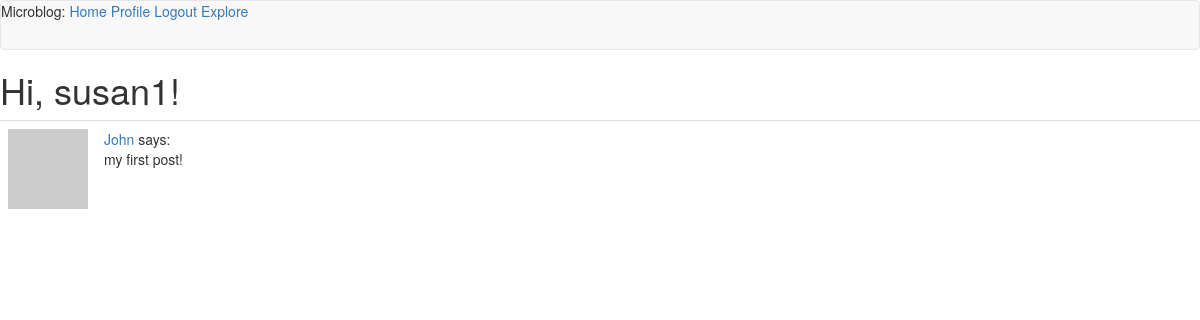
The page /explore (signed in) on the database as committed earlier.
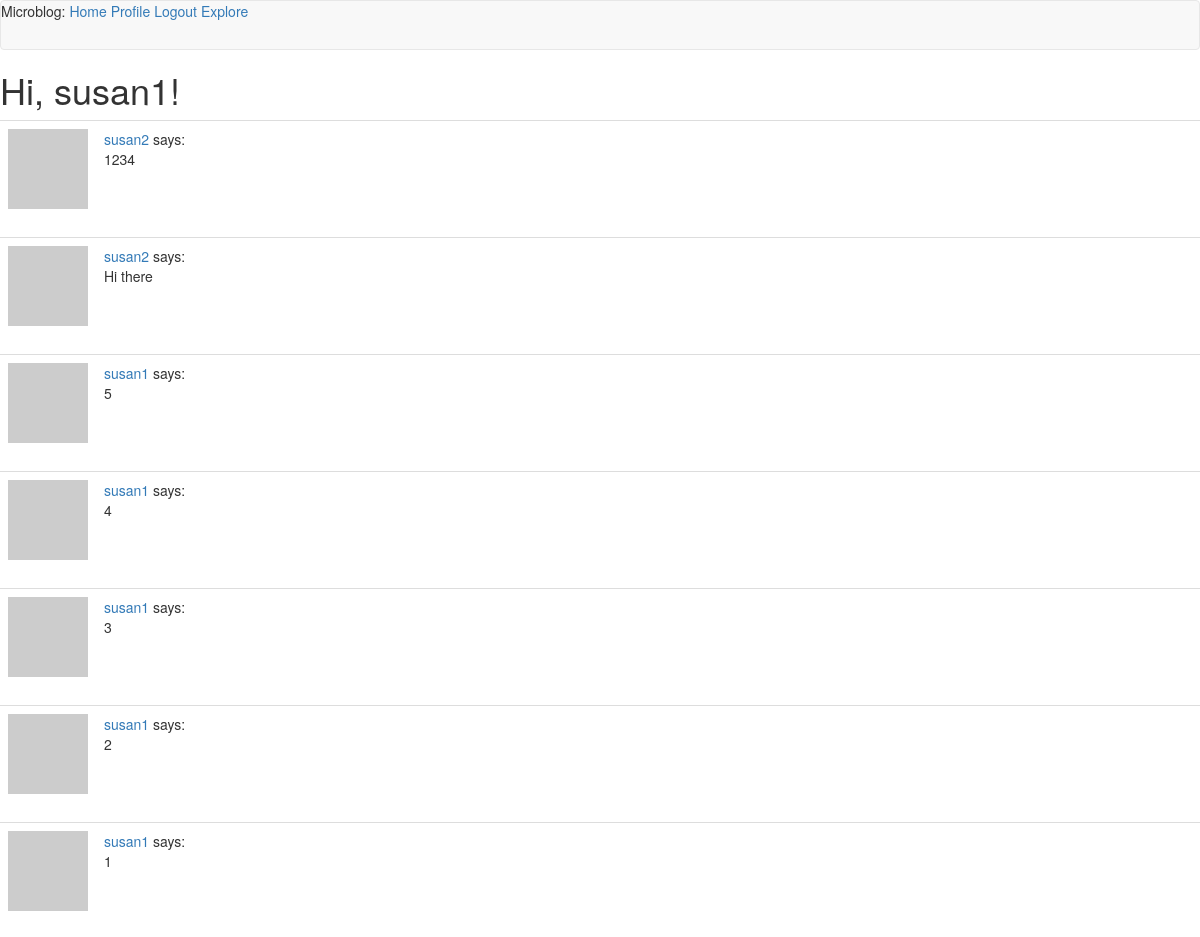
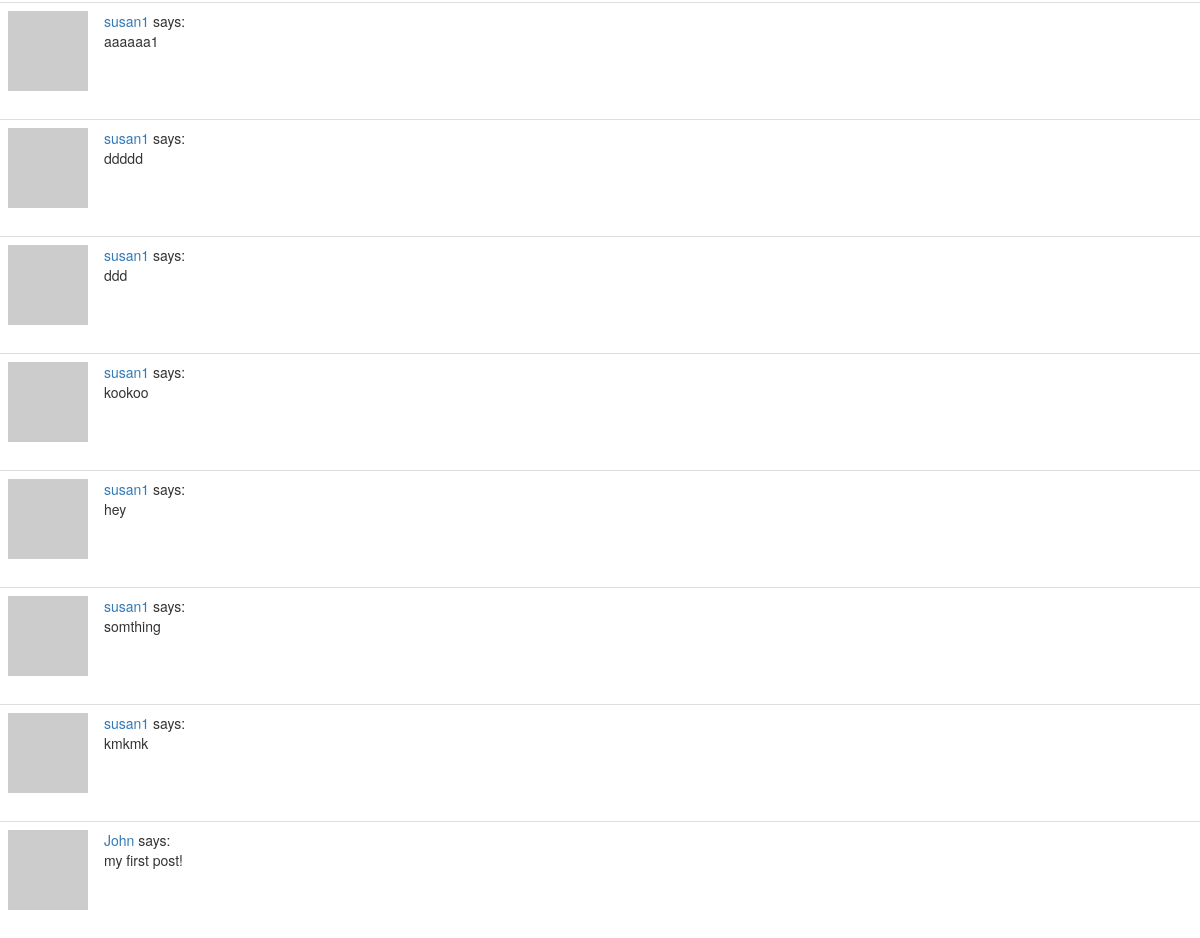
The same page on the database as committed later (2 pictures, top to bottom).
### app/models.py (models this page shows, shortened)
class User(UserMixin, db.Model):
    id = db.Column(db.Integer, primary_key=True)
    username = db.Column(db.String(64), index=True, unique=True)
    email = db.Column(db.String(120), index=True, unique=True)
    password_hash = db.Column(db.String(128))
    posts = db.relationship('Post', backref='author', lazy='dynamic')
    def avatar(self, size):
        digest = md5(self.email.lower().encode('utf-8')).hexdigest()
        return 'https://www.gravatar.com/avatar/{}?d=identicon&s={}'.format(
            digest, size)
    about_me = db.Column(db.String(140))
    last_seen = db.Column(db.DateTime, default=datetime.utcnow)
    followed = db.relationship(
        'User', secondary=followers,
        primaryjoin=(followers.c.follower_id == id),
        secondaryjoin=(followers.c.followed_id == id),
        backref=db.backref('followers', lazy='dynamic'), lazy='dynamic')

class Post(db.Model):
    id = db.Column(db.Integer, primary_key=True)
    body = db.Column(db.String(140))
    timestamp = db.Column(db.DateTime, index=True, default=datetime.utcnow)
    user_id = db.Column(db.Integer, db.ForeignKey('user.id'))

### app/routes.py (the view)
@app.route('/explore')
@login_required
def explore():
    page = request.args.get('page', 1, type=int)
    posts = Post.query.order_by(Post.timestamp.desc()).paginate(
        page, app.config['POSTS_PER_PAGE'], False)
    next_url = url_for('explore', page=posts.next_num) \
        if posts.has_next else None
    prev_url = url_for('explore', page=posts.prev_num) \
        if posts.has_prev else None
    return render_template("index.html", title='Explore', posts=posts.items,
                          next_url=next_url, prev_url=prev_url)

### app/models.py (called while the page is built)
@login.user_loader
def load_user(id):
    return User.query.get(int(id))

### app/routes.py (called while the page is built)
@app.before_request
def before_request():
    if current_user.is_authenticated:
        current_user.last_seen = datetime.utcnow()
        db.session.commit()

### app/templates/index.html (shortened to what this page needs)
{% extends "base.html" %}
{% block content %}
    <h1>Hi, {{ current_user.username }}!</h1>
    {% for post in posts %}
        {% include '_post.html' %}
    {% endfor %}
{% endblock %}

### app/templates/base.html (shortened to what this page needs)
{% extends 'bootstrap/base.html' %}
{% block navbar %}
    <nav class="navbar navbar-default">
            Microblog:
            <a href="{{ url_for('index') }}">Home</a>
            {% if current_user.is_anonymous %}
            <a href="{{ url_for('login') }}">Login</a>
            {% else %}
            <a href="{{ url_for('user', username=current_user.username) }}">Profile</a>
            <a href="{{ url_for('logout') }}">Logout</a>
            <a href="{{ url_for('explore') }}">Explore</a>
            {% endif %}
    </nav>
    {% endblock %}

### app/templates/_post.html
<table class="table table-hover">
    <tr>
        <td width="70px">
            <a href="{{ url_for('user', username=post.author.username) }}">
                <img src="{{ post.author.avatar(70) }}" />
            </a>
        </td>
        <td>
            <a href="{{ url_for('user', username=post.author.username) }}">
                {{ post.author.username }}
            </a>
            says:
            <br>
            {{ post.body }}
        </td>
    </tr>
</table>

Rows that differ between the two databases and show on the page:
added Post: author.username "susan2", body "1234"
added Post: author.username "susan2", body "Hi there"
added Post: author.username "susan1", body "5"
added Post: author.username "susan1", body "4"
added Post: author.username "susan1", body "3"
added Post: author.username "susan1", body "2"
added Post: author.username "susan1", body "1"
added Post: author.username "susan1", body "aaaaaa1"
added Post: author.username "susan1", body "ddddd"
added Post: author.username "susan1", body "ddd"
added Post: author.username "susan1", body "kookoo"
added Post: author.username "susan1", body "hey"
added Post: author.username "susan1", body "somthing"
added Post: author.username "susan1", body "kmkmk"
